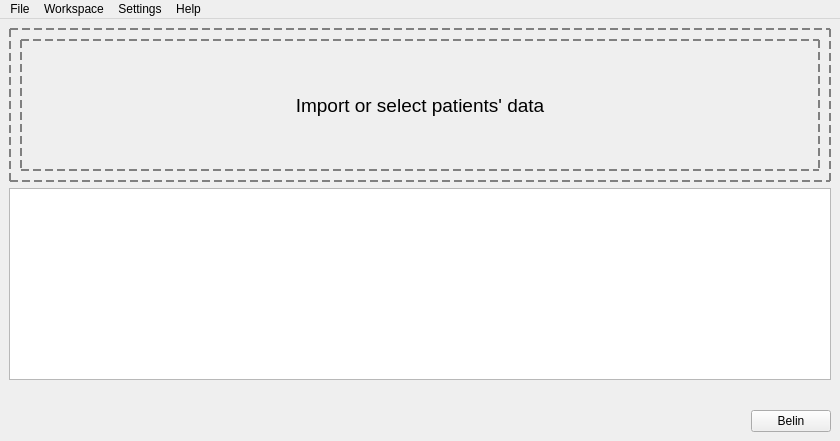
<?xml version="1.0" encoding="UTF-8"?>
<ui version="4.0">
 <class>MainWindow</class>
 <widget class="QMainWindow" name="MainWindow">
  <property name="geometry">
   <rect>
    <x>0</x>
    <y>0</y>
    <width>840</width>
    <height>441</height>
   </rect>
  </property>
  <property name="windowTitle">
   <string>Glioma Patient Data Importer</string>
  </property>
  <widget class="QWidget" name="centralwidget">
   <layout class="QVBoxLayout" name="verticalLayout_3">
    <item>
     <widget class="QFrame" name="dropFrame">
      <property name="enabled">
       <bool>true</bool>
      </property>
      <property name="sizePolicy">
       <sizepolicy hsizetype="Expanding" vsizetype="Expanding">
        <horstretch>0</horstretch>
        <verstretch>0</verstretch>
       </sizepolicy>
      </property>
      <property name="minimumSize">
       <size>
        <width>0</width>
        <height>0</height>
       </size>
      </property>
      <property name="styleSheet">
       <string notr="true">border: 2px dashed gray;</string>
      </property>
      <property name="frameShape">
       <enum>QFrame::Shape::StyledPanel</enum>
      </property>
      <layout class="QHBoxLayout" name="horizontalLayout_2">
       <item>
        <widget class="QLabel" name="labelDropText">
         <property name="sizePolicy">
          <sizepolicy hsizetype="Expanding" vsizetype="Expanding">
           <horstretch>0</horstretch>
           <verstretch>0</verstretch>
          </sizepolicy>
         </property>
         <property name="font">
          <font>
           <pointsize>14</pointsize>
           <italic>false</italic>
           <bold>false</bold>
          </font>
         </property>
         <property name="text">
          <string>Import or select patients' data</string>
         </property>
         <property name="alignment">
          <set>Qt::AlignmentFlag::AlignCenter</set>
         </property>
        </widget>
       </item>
      </layout>
     </widget>
    </item>
    <item>
     <widget class="QTreeView" name="treeView">
      <property name="sizePolicy">
       <sizepolicy hsizetype="Preferred" vsizetype="Expanding">
        <horstretch>0</horstretch>
        <verstretch>0</verstretch>
       </sizepolicy>
      </property>
      <property name="minimumSize">
       <size>
        <width>200</width>
        <height>0</height>
       </size>
      </property>
     </widget>
    </item>
    <item>
     <widget class="QWidget" name="horizontalWidget" native="true">
      <property name="minimumSize">
       <size>
        <width>0</width>
        <height>0</height>
       </size>
      </property>
      <layout class="QHBoxLayout" name="horizontalLayout"/>
     </widget>
    </item>
    <item alignment="Qt::AlignmentFlag::AlignRight">
     <widget class="QPushButton" name="pushButton">
      <property name="sizePolicy">
       <sizepolicy hsizetype="Fixed" vsizetype="Fixed">
        <horstretch>0</horstretch>
        <verstretch>0</verstretch>
       </sizepolicy>
      </property>
      <property name="layoutDirection">
       <enum>Qt::LayoutDirection::LeftToRight</enum>
      </property>
      <property name="text">
       <string>Belin</string>
      </property>
     </widget>
    </item>
   </layout>
  </widget>
  <widget class="QMenuBar" name="menubar">
   <property name="geometry">
    <rect>
     <x>0</x>
     <y>0</y>
     <width>840</width>
     <height>24</height>
    </rect>
   </property>
   <widget class="QMenu" name="menuFile">
    <property name="title">
     <string>File</string>
    </property>
    <addaction name="actionImport"/>
    <addaction name="actionExport"/>
   </widget>
   <widget class="QMenu" name="menuSettings">
    <property name="title">
     <string>Settings</string>
    </property>
   </widget>
   <widget class="QMenu" name="menuHelp">
    <property name="title">
     <string>Help</string>
    </property>
   </widget>
   <widget class="QMenu" name="menuWorkspace">
    <property name="title">
     <string>Workspace</string>
    </property>
    <addaction name="actionClear"/>
    <addaction name="actionClear_copies"/>
    <addaction name="actionClear_all"/>
   </widget>
   <addaction name="menuFile"/>
   <addaction name="menuWorkspace"/>
   <addaction name="menuSettings"/>
   <addaction name="menuHelp"/>
  </widget>
  <action name="actionExport">
   <property name="text">
    <string>Export</string>
   </property>
  </action>
  <action name="actionClear">
   <property name="text">
    <string>Clear link</string>
   </property>
  </action>
  <action name="actionClear_copies">
   <property name="text">
    <string>Clear copies</string>
   </property>
  </action>
  <action name="actionClear_all">
   <property name="text">
    <string>Clear all</string>
   </property>
  </action>
  <action name="actionImport">
   <property name="text">
    <string>Import</string>
   </property>
  </action>
 </widget>
 <resources/>
 <connections/>
</ui>
